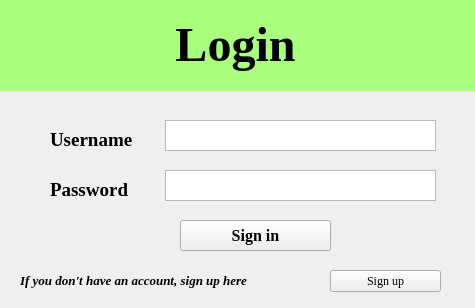
<?xml version="1.0" encoding="UTF-8"?>
<ui version="4.0">
 <class>Login</class>
 <widget class="QMainWindow" name="Login">
  <property name="geometry">
   <rect>
    <x>0</x>
    <y>0</y>
    <width>475</width>
    <height>308</height>
   </rect>
  </property>
  <property name="windowTitle">
   <string>MainWindow</string>
  </property>
  <property name="styleSheet">
   <string notr="true"/>
  </property>
  <widget class="QWidget" name="centralwidget">
   <widget class="QLabel" name="label">
    <property name="geometry">
     <rect>
      <x>-10</x>
      <y>0</y>
      <width>491</width>
      <height>91</height>
     </rect>
    </property>
    <property name="font">
     <font>
      <family>Times New Roman</family>
      <pointsize>36</pointsize>
      <weight>75</weight>
      <bold>true</bold>
     </font>
    </property>
    <property name="cursor">
     <cursorShape>ArrowCursor</cursorShape>
    </property>
    <property name="layoutDirection">
     <enum>Qt::LeftToRight</enum>
    </property>
    <property name="autoFillBackground">
     <bool>false</bool>
    </property>
    <property name="styleSheet">
     <string notr="true">background-color: rgb(170, 255, 127);</string>
    </property>
    <property name="text">
     <string>&lt;html&gt;&lt;head/&gt;&lt;body&gt;&lt;p align=&quot;center&quot;&gt;Login&lt;/p&gt;&lt;/body&gt;&lt;/html&gt;</string>
    </property>
   </widget>
   <widget class="QLabel" name="label_2">
    <property name="geometry">
     <rect>
      <x>50</x>
      <y>120</y>
      <width>121</width>
      <height>41</height>
     </rect>
    </property>
    <property name="font">
     <font>
      <family>Times New Roman</family>
      <pointsize>14</pointsize>
      <weight>75</weight>
      <bold>true</bold>
     </font>
    </property>
    <property name="text">
     <string>&lt;html&gt;&lt;head/&gt;&lt;body&gt;&lt;p&gt;Username&lt;/p&gt;&lt;/body&gt;&lt;/html&gt;</string>
    </property>
   </widget>
   <widget class="QTextBrowser" name="text_user">
    <property name="geometry">
     <rect>
      <x>165</x>
      <y>120</y>
      <width>271</width>
      <height>31</height>
     </rect>
    </property>
   </widget>
   <widget class="QLabel" name="label_3">
    <property name="geometry">
     <rect>
      <x>50</x>
      <y>170</y>
      <width>111</width>
      <height>41</height>
     </rect>
    </property>
    <property name="font">
     <font>
      <family>Times New Roman</family>
      <pointsize>14</pointsize>
      <weight>75</weight>
      <bold>true</bold>
     </font>
    </property>
    <property name="text">
     <string>&lt;html&gt;&lt;head/&gt;&lt;body&gt;&lt;p&gt;&lt;span style=&quot; font-size:14pt; font-weight:600;&quot;&gt;Password&lt;/span&gt;&lt;/p&gt;&lt;/body&gt;&lt;/html&gt;</string>
    </property>
   </widget>
   <widget class="QTextBrowser" name="text_pass">
    <property name="geometry">
     <rect>
      <x>165</x>
      <y>170</y>
      <width>271</width>
      <height>31</height>
     </rect>
    </property>
   </widget>
   <widget class="QLabel" name="label_4">
    <property name="geometry">
     <rect>
      <x>20</x>
      <y>270</y>
      <width>301</width>
      <height>21</height>
     </rect>
    </property>
    <property name="font">
     <font>
      <family>Times New Roman</family>
      <pointsize>10</pointsize>
      <weight>75</weight>
      <italic>true</italic>
      <bold>true</bold>
     </font>
    </property>
    <property name="text">
     <string>If you don't have an account, sign up here</string>
    </property>
   </widget>
   <widget class="QToolButton" name="button_signup">
    <property name="geometry">
     <rect>
      <x>330</x>
      <y>270</y>
      <width>111</width>
      <height>22</height>
     </rect>
    </property>
    <property name="font">
     <font>
      <family>Times New Roman</family>
      <pointsize>9</pointsize>
     </font>
    </property>
    <property name="text">
     <string>Sign up</string>
    </property>
   </widget>
   <widget class="QToolButton" name="button_signup_2">
    <property name="geometry">
     <rect>
      <x>180</x>
      <y>220</y>
      <width>151</width>
      <height>31</height>
     </rect>
    </property>
    <property name="font">
     <font>
      <family>Times New Roman</family>
      <pointsize>12</pointsize>
      <weight>75</weight>
      <bold>true</bold>
     </font>
    </property>
    <property name="text">
     <string>Sign in</string>
    </property>
   </widget>
  </widget>
 </widget>
 <resources/>
 <connections/>
</ui>
